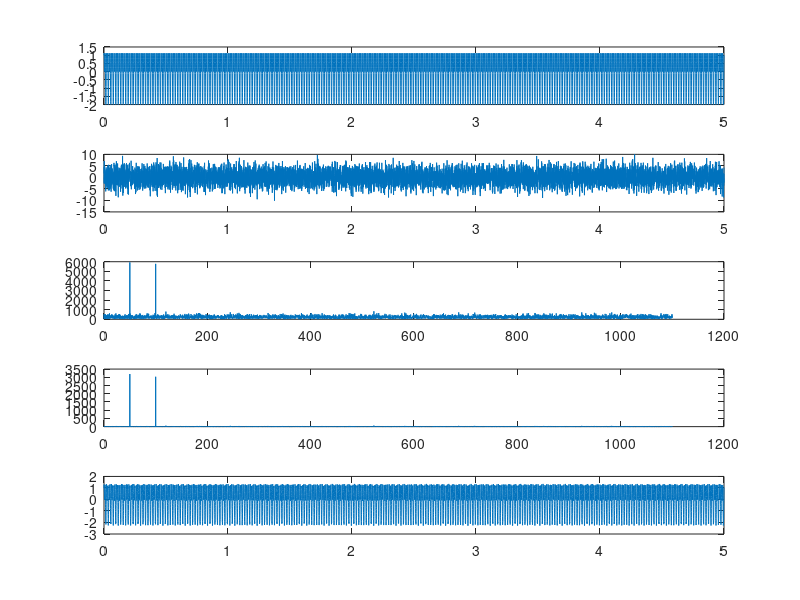

This chart was generated by the following MATLAB code:
%This is a demonstration of how a signal can be de noised using FFT 
%The basic idea is to compute the FFT and obtain the Power Spectral Density
%of the signal.On observing the PSD plot,we can set a threshold PSD to
%identify the sample frequencies at which the PSD is below the
%threshold.Then, we can remove those samples from the fft of the given
%signal and apply ifft to obtain the signal in the time domain
%Obtaining the signal in the time domain
dt = 1/2200;
%Sampling rate
fs=1/dt;
%Sampling interval
t = 0:dt:5;
%Clean Signal
f_clean = sin(2*pi*50*t)+cos(2*pi*100*t) ;
%Adding some noise to the signal
f = f_clean + 2.5*randn(size(t)); 
n = length(t);
% Compute the fast Fourier transform
fhat =fft(f,n); 
%Power specteral density 
PSD = fhat.*conj(fhat)/n; 
freq = 1/(dt*n)*(0:n);
% Only plot the first half of freqs since FFT is symmetrical around half
% of the sampling frequency
L = 1:(floor(n/2)+1); 

%Plotting 
subplot(5,1,1)
plot(t,f_clean);%Clean signal

subplot(5,1,2)
plot(t,f);%noisy signal

subplot(5,1,3)
plot(freq(L),abs(fhat(L)));%FFT plot

%Compute PSD
subplot(5,1,4)
plot(freq(L),PSD(L));%PSD Plot
%Setting threshold energy
min=60;
indices=PSD>60;
PSDClean=PSD.*indices;%Removing frequency components having lesser energy than threshold
ffiltered = indices.*fhat;
f_new=ifft(ffiltered);
subplot(5,1,5)
plot(t,f_new);
%sound(f_clean,fs);
%Finally concluding
